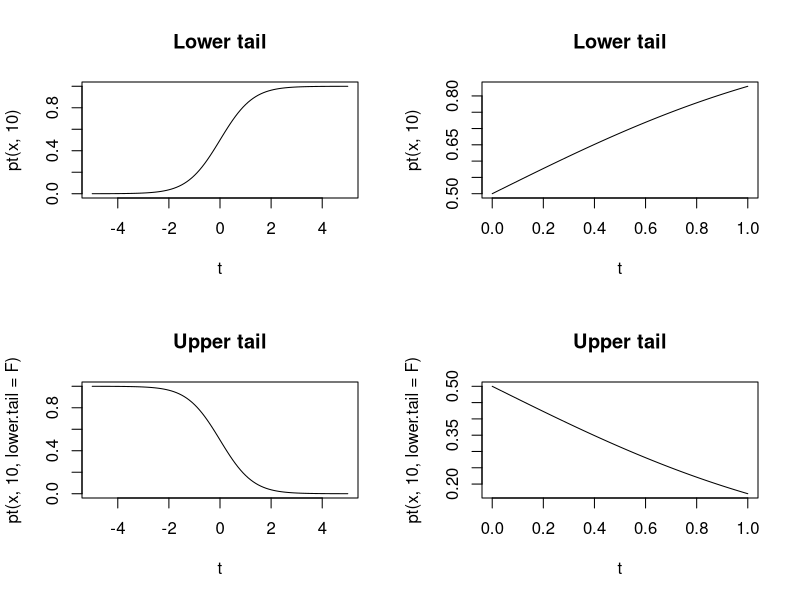

The R source for this figure:
## INTRODUCTION

split.screen(c(2,2))

screen(1)
curve(pt(x,10), xlim = c(-5, 5), xlab = "t", main = "Lower tail")

screen(2)
curve(pt(x,10), xlim = c(0, 1), xlab = "t", main = "Lower tail")

screen(3)
curve(pt(x,10, lower.tail = F), xlim = c(-5, 5), xlab = "t", main = "Upper tail")

screen(4)
curve(pt(x,10, lower.tail = F), xlim = c(0, 1), xlab = "t", main = "Upper tail")

## PROBLEM 1 - Z-TEST AND P-TEST
# desired viscosity -> 800 milliStokes
# number of smpls   -> 16
# previous mean     -> 812 milliStokes
# sigma of pop.     -> 25                 =>  we need a Z-test
# need alpha        -> 0.05
# for the  Z statistic we need that Z_0 > Z_alpha/2
#
# compute Z_0

mu_0 = 800
sigma = 25
n = 16
y = 812
alpha = 0.05

Z_0 = (y - mu_0)/(sigma/sqrt(n))
Z_0_25 = qnorm(alpha/2, lower.tail = F)
# Hence we cannot reject the null hypothesis, the value of Z0 is outside the critical area marked by the 5% of the problem

# we can also calulate the integrals, obtaining p values
pval = pnorm(Z_0, lower.tail = F)
# in this case we calculate a percentage form a Z value
# for this calculation the value pval*2 is higher than 5% so that we cannot reject the null hypothesis, gives
# a better understanding of how much the null hypothesis is far from the expected, better than Z-test for confidence

## PROBLEM 2 - CONFIDENCE INTERVALS
# defining two interval values with sigma, do those contain the expected mean? -> this also can conclude some inference
# it's the same than compute the 95% confidence range
u_l = y + Z_0_25 * sigma/sqrt(n)
l_l = y - Z_0_25 * sigma/sqrt(n)
